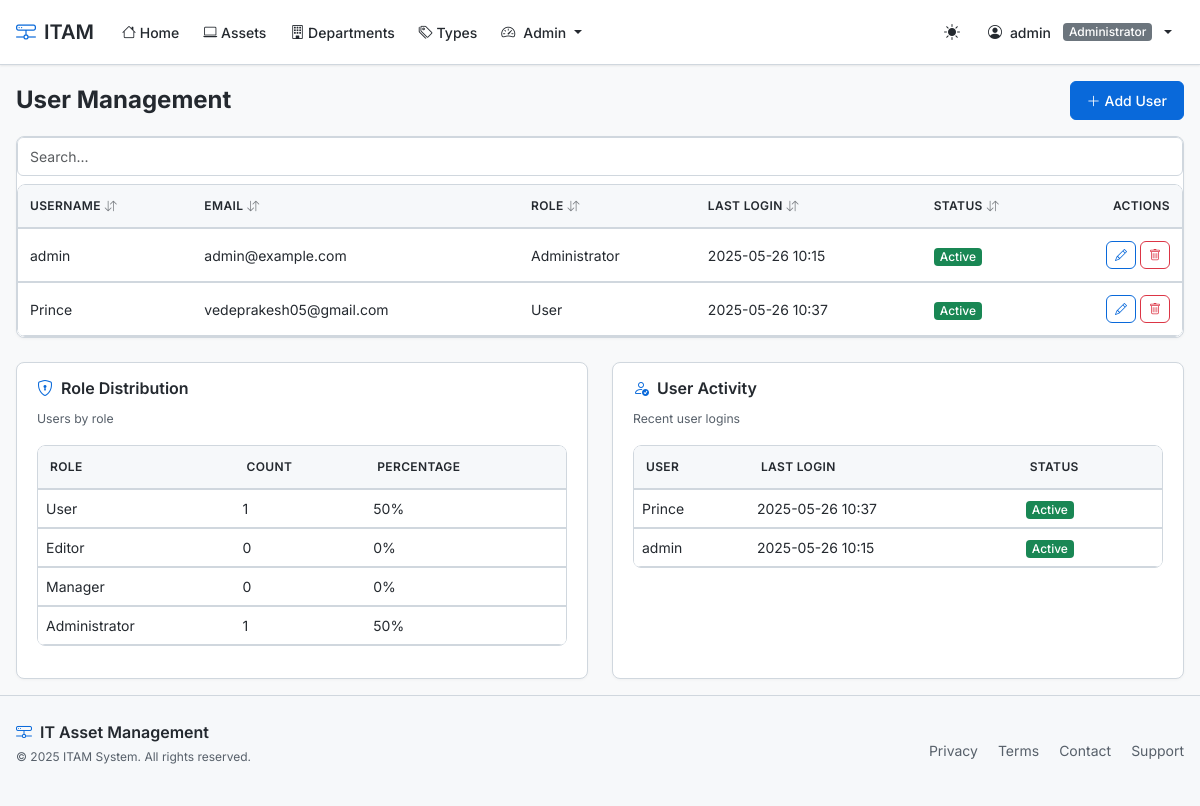
The app's page /users (signed in) with its own data.
### app/models/models.py (models this page shows, shortened)
class User(UserMixin, db.Model):
    __tablename__ = 'users'
    id = db.Column(db.Integer, primary_key=True)
    username = db.Column(db.String(64), unique=True, index=True)
    email = db.Column(db.String(120), unique=True, index=True)
    password_hash = db.Column(db.String(128))
    role_id = db.Column(db.Integer, db.ForeignKey('roles.id'))
    is_admin = db.Column(db.Boolean, default=False)
    is_active = db.Column(db.Boolean, default=True)
    last_login = db.Column(db.DateTime, default=datetime.utcnow)
    created_at = db.Column(db.DateTime, default=datetime.utcnow)
    @property
    def password(self):
        raise AttributeError('password is not a readable attribute')
    def can(self, perm):
        return self.role is not None and self.role.has_permission(perm)
    def is_administrator(self):
        return self.can(Permission.ADMIN)

class Role(db.Model):
    __tablename__ = 'roles'
    id = db.Column(db.Integer, primary_key=True)
    name = db.Column(db.String(64), unique=True)
    default = db.Column(db.Boolean, default=False, index=True)
    permissions = db.Column(db.Integer)
    users = db.relationship('User', backref='role', lazy='dynamic')
    def has_permission(self, perm):
        return self.permissions & perm == perm

### app/routes/main.py (the view)
@main_bp.route('/users')
@login_required
@admin_required
def users():
    users = User.query.all()
    roles = Role.query.all()
    recent_users = User.query.order_by(User.last_login.desc()).limit(5).all()
    return render_template('admin/users.html', users=users, roles=roles, recent_users=recent_users)

### app/models/models.py (called while the page is built)
@login_manager.user_loader
def load_user(user_id):
    return User.query.get(int(user_id))

### app/routes/main.py (called while the page is built)
def admin_required(f):
    @wraps(f)
    def decorated_function(*args, **kwargs):
        if not current_user.is_authenticated or not current_user.is_admin:
            abort(403)
        return f(*args, **kwargs)
    return decorated_function

### app/templates/admin/users.html (shortened to what this page needs)
{% extends "base.html" %}
{% block content %}
<div class="d-flex justify-content-between align-items-center mb-3">
    <h1 class="fs-4 fw-bold mb-0">User Management</h1>
    <a href="{{ url_for('main.new_user') }}" class="btn btn-primary btn-sm">
        <i class="bi bi-plus-lg me-1"></i>Add User
    </a>
</div>
<div class="card mb-4">
    <div class="card-body p-0">
        <div class="table-filterable">
            <table class="table table-hover sortable mb-0">
                <thead>
                    <tr>
                        <th data-sort="text">Username</th>
                        <th data-sort="text">Email</th>
                        <th data-sort="text">Role</th>
                        <th data-sort="date">Last Login</th>
                        <th data-sort="text">Status</th>
                        <th class="actions-column">Actions</th>
                    </tr>
                </thead>
                <tbody>
                    {% for user in users %}
                    <tr>
                        <td>{{ user.username }}</td>
                        <td>{{ user.email }}</td>
                        <td>{{ user.role.name }}</td>
                        <td>{{ user.last_login.strftime('%Y-%m-%d %H:%M') if user.last_login else 'Never' }}</td>
                        <td>
                            <span class="badge {% if user.is_active %}bg-success{% else %}bg-danger{% endif %}">
                                {{ 'Active' if user.is_active else 'Inactive' }}
                            </span>
                        </td>
                        <td class="actions-column">
                            <a href="{{ url_for('main.edit_user', id=user.id) }}" class="btn btn-sm btn-outline-primary">
                                <i class="bi bi-pencil"></i>
                            </a>
                            <a href="{{ url_for('main.delete_user', id=user.id) }}" class="btn btn-sm btn-outline-danger">
                                <i class="bi bi-trash"></i>
                            </a>
                        </td>
                    </tr>
                    {% else %}
                    <tr>
                        <td colspan="6" class="text-center py-3">No users found. <a href="{{ url_for('main.new_user') }}">Add your first user</a>.</td>
                    </tr>
                    {% endfor %}
                </tbody>
            </table>
        </div>
    </div>
</div>
<div class="row">
    <div class="col-md-6 mb-3">
        <div class="card h-100">
            <div class="card-body">
                <h5 class="card-title"><i class="bi bi-shield-lock"></i> Role Distribution</h5>
                <p class="text-muted small mb-3">Users by role</p>
                <div class="table-responsive">
                    <table class="table table-sm">
                        <thead>
                            <tr>
                                <th>Role</th>
                                <th>Count</th>
                                <th>Percentage</th>
                            </tr>
                        </thead>
                        <tbody>
                            {% for role in roles %}
                            <tr>
                                <td>{{ role.name }}</td>
                                <td>{{ role.users.count() }}</td>
                                <td>{{ (role.users.count() / users|length * 100)|round|int if users|length > 0 else 0 }}%</td>
                            </tr>
                            {% endfor %}
                        </tbody>
                    </table>
                </div>
            </div>
        </div>
    </div>
    <div class="col-md-6 mb-3">
        <div class="card h-100">
            <div class="card-body">
                <h5 class="card-title"><i class="bi bi-person-check"></i> User Activity</h5>
                <p class="text-muted small mb-3">Recent user logins</p>
                <div class="table-responsive">
                    <table class="table table-sm">
                        <thead>
                            <tr>
                                <th>User</th>
                                <th>Last Login</th>
                                <th>Status</th>
                            </tr>
                        </thead>
                        <tbody>
                            {% for user in recent_users %}
                            <tr>
                                <td>{{ user.username }}</td>
                                <td>{{ user.last_login.strftime('%Y-%m-%d %H:%M') if user.last_login else 'Never' }}</td>
                                <td>
                                    <span class="badge {% if user.is_active %}bg-success{% else %}bg-danger{% endif %}">
                                        {{ 'Active' if user.is_active else 'Inactive' }}
                                    </span>
                                </td>
                            </tr>
                            {% endfor %}
                        </tbody>
                    </table>
                </div>
            </div>
        </div>
    </div>
</div>
{% endblock %}

### app/templates/base.html (shortened to what this page needs)
<!DOCTYPE html>
<html lang="en">
<head>
    <link href="https://cdn.jsdelivr.net/npm/bootstrap@5.3.2/dist/css/bootstrap.min.css" rel="stylesheet">
    <link rel="stylesheet" href="https://cdn.jsdelivr.net/npm/bootstrap-icons@1.11.1/font/bootstrap-icons.css">
    <link rel="stylesheet" href="{{ url_for('static', filename='css/style.css') }}">
</head>
<body>
    <header>
        <nav class="navbar navbar-expand-lg">
            <div class="container">
                <a class="navbar-brand" href="{{ url_for('main.index') }}">
                    <i class="bi bi-hdd-network"></i>
                    ITAM
                </a>
                <div class="collapse navbar-collapse" id="navbarNav">
                    <ul class="navbar-nav me-auto">
                        <li class="nav-item">
                            <a class="nav-link {% if request.path == url_for('main.index') %}active{% endif %}" href="{{ url_for('main.index') }}">
                                <i class="bi bi-house"></i> Home
                            </a>
                        </li>
                        {% if current_user.is_authenticated and current_user.can(Permission.VIEW) %}
                        <li class="nav-item">
                            <a class="nav-link {% if request.path.startswith('/assets') %}active{% endif %}" href="{{ url_for('main.assets') }}">
                                <i class="bi bi-laptop"></i> Assets
                            </a>
                        </li>
                        <li class="nav-item">
                            <a class="nav-link {% if request.path.startswith('/departments') %}active{% endif %}" href="{{ url_for('main.departments') }}">
                                <i class="bi bi-building"></i> Departments
                            </a>
                        </li>
                        <li class="nav-item">
                            <a class="nav-link {% if request.path.startswith('/asset_types') %}active{% endif %}" href="{{ url_for('main.asset_types') }}">
                                <i class="bi bi-tags"></i> Types
                            </a>
                        </li>
                        {% endif %}
                        {% if current_user.is_authenticated and current_user.is_administrator() %}
                        <li class="nav-item dropdown">
                            <a class="nav-link dropdown-toggle" href="#" role="button" data-bs-toggle="dropdown">
                                <i class="bi bi-speedometer2 me-2"></i>Admin
                            </a>
                        </li>
                        {% endif %}
                    </ul>
                    <ul class="navbar-nav align-items-center">
                        <li class="nav-item me-2">
                            <button class="theme-toggle" id="theme-toggle" aria-label="Toggle theme">
                                <i class="bi bi-sun-fill"></i>
                            </button>
                        </li>
                        {% if current_user.is_authenticated %}
                        <li class="nav-item dropdown">
                            <a class="nav-link dropdown-toggle d-flex align-items-center gap-2" href="#" id="userDropdown" role="button" data-bs-toggle="dropdown">
                                <i class="bi bi-person-circle"></i>
                                <span>{{ current_user.username }}</span>
                                {% if current_user.role %}
                                <span class="badge bg-secondary ms-1">{{ current_user.role.name }}</span>
                                {% endif %}
                            </a>
                        </li>
                        {% endif %}
                    </ul>
                </div>
            </div>
        </nav>
    </header>
    <main class="container mt-3">
        {% block content %}{% endblock %}
    </main>
    <footer class="footer">
        <div class="container">
            <div class="footer-content">
                <div>
                    <div class="footer-brand">
                        <i class="bi bi-hdd-network"></i>
                        IT Asset Management
                    </div>
                    <p class="copyright mt-1">© 2025 ITAM System. All rights reserved.</p>
                </div>
                <div class="footer-links">
                    <a href="#" class="footer-link">Privacy</a>
                    <a href="#" class="footer-link">Terms</a>
                    <a href="#" class="footer-link">Contact</a>
                    <a href="#" class="footer-link">Support</a>
                </div>
            </div>
        </div>
    </footer>
</body>
</html>

### records on screen
User: username "admin", email "admin@example.com", role.name "Administrator", last_login "2025-05-26 10:15", is_active "Active"
Role: role.name "Administrator", name "Administrator", users.count "1", users "50"
User: username "Prince", email "vedeprakesh05@gmail.com", role.name "User", last_login "2025-05-26 10:37", is_active "Active"
Role: name "User", users.count "1", users "50"
Role: name "Editor", users.count "0", users "0"
Role: name "Manager", users.count "0", users "0"
